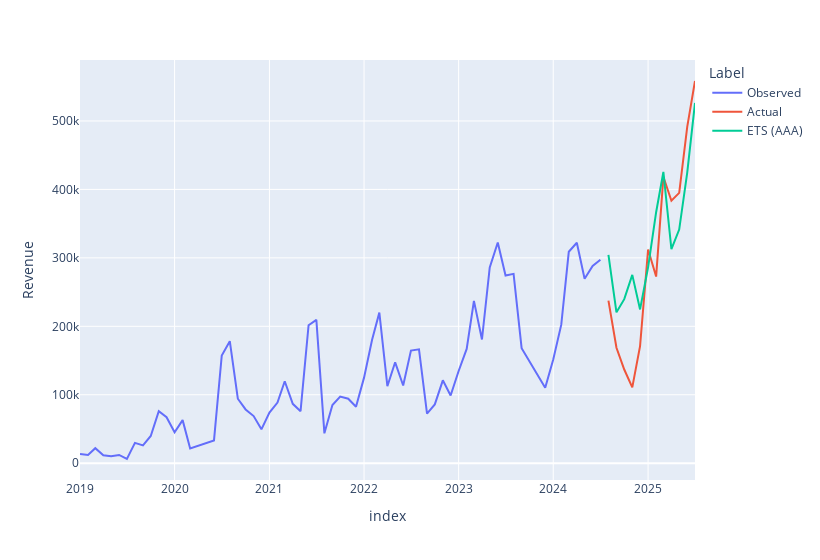

This figure's notebook cell:
### Code cell
# Visualize
px.line(pd.concat((train,test, ets)), y="Revenue", color="Label", width=820)
